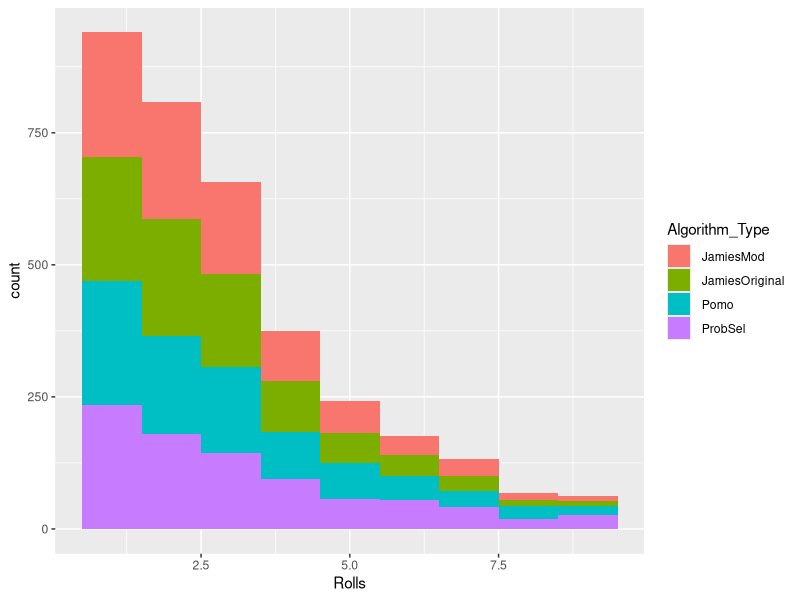
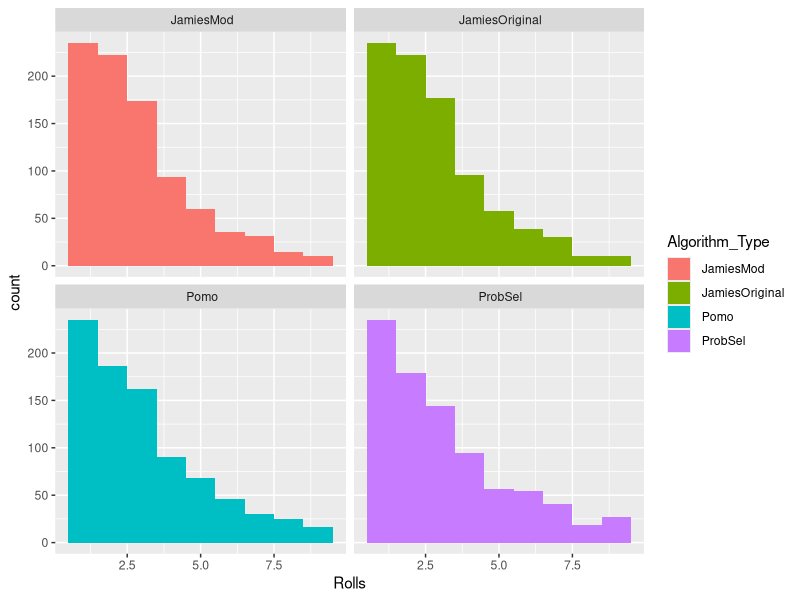

These charts were generated, in order, by the following R code:
## ---- chunk 1
roll_data <- read.csv("test_data_2.csv")
head(roll_data)
## ---- chunk 2
library(ggplot2)



pl_data = roll_data[roll_data$Rolls < 10,]
ggplot(pl_data, aes(x=Rolls, fill=Algorithm_Type)) +
  geom_histogram(binwidth = 1)
## ---- chunk 3
pl_data = roll_data[roll_data$Rolls < 10,]
ggplot(pl_data, aes(x=Rolls, fill=Algorithm_Type)) +
  geom_histogram(binwidth = 1) +
  facet_wrap(~Algorithm_Type)
## ---- chunk 4
library(tidyverse)


